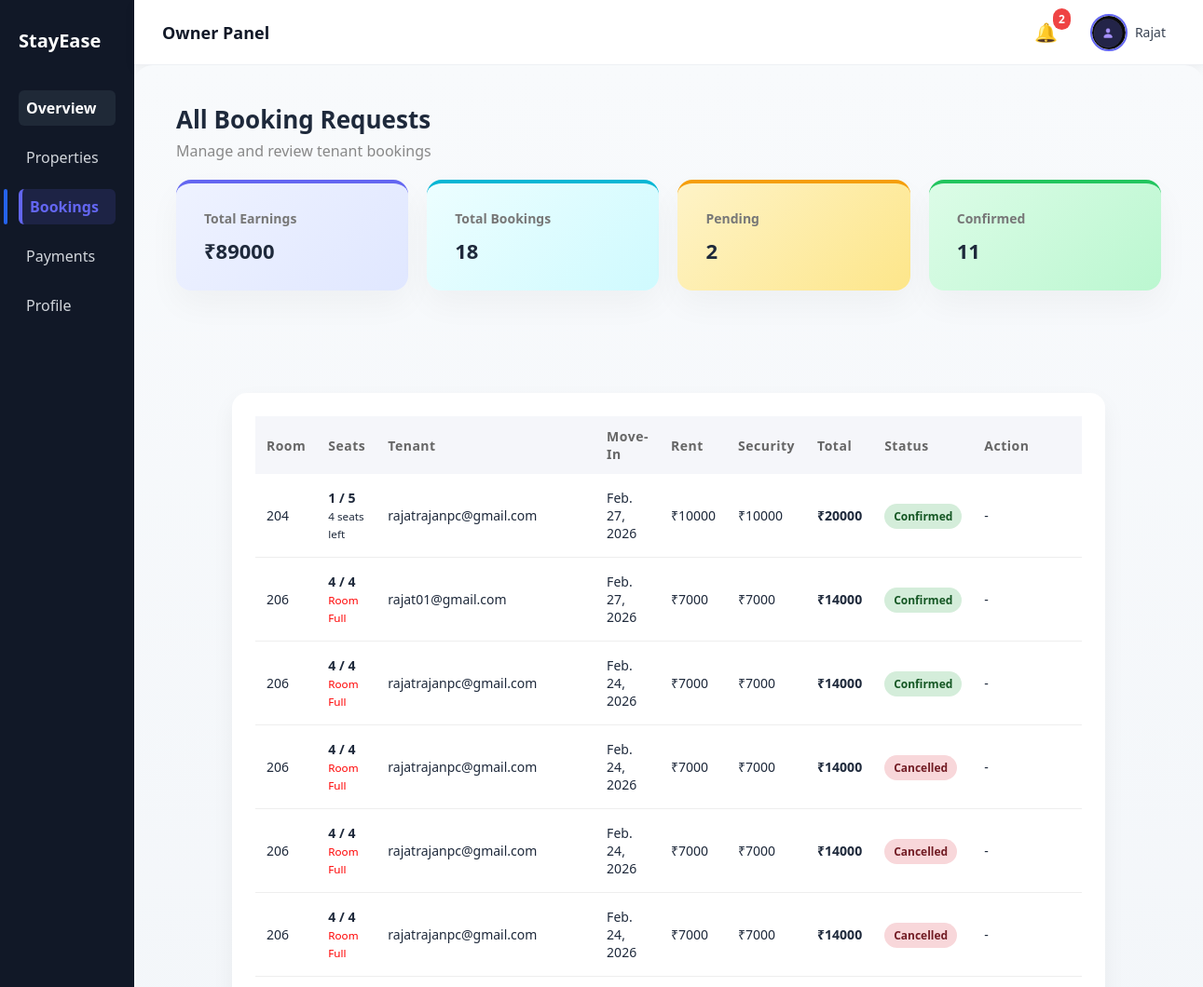
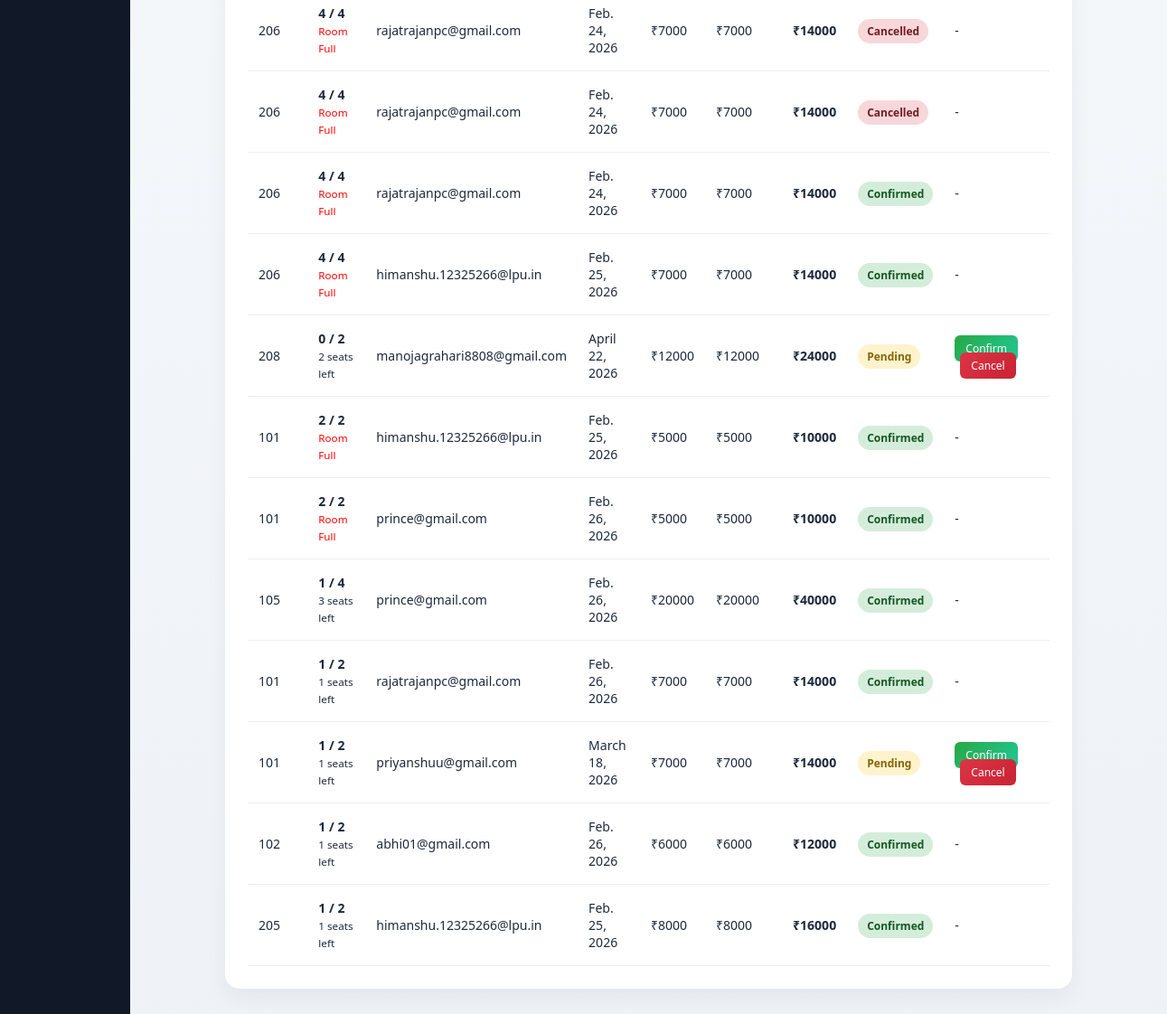
The page /bookings/ (signed in) on the database its author committed (2 pictures, top to bottom).
### accounts/models.py (models this page shows, shortened)
class UserProfile(models.Model):
    ROLE_CHOICES = [
        ('owner', 'Owner'),
        ('tenant', 'Tenant'),
    ]
    user = models.OneToOneField(User, on_delete=models.CASCADE)
    phone = models.CharField(max_length=15, blank=True, null=True)
    role = models.CharField(
        max_length=10,
        choices=ROLE_CHOICES,
        default="tenant"
    )
    profile_image = models.ImageField(upload_to="profile_pics/", blank=True)

### bookings/models.py (models this page shows, shortened)
class Booking(models.Model):
    STATUS_CHOICES = [
        ('pending', 'Pending'),
        ('confirmed', 'Confirmed'),
        ('cancelled', 'Cancelled'),
    ]
    room = models.ForeignKey(Room, on_delete=models.CASCADE, related_name="bookings")
    tenant = models.ForeignKey(User, on_delete=models.CASCADE)
    move_in_date = models.DateField()
    rent_amount = models.PositiveIntegerField()
    security_amount = models.PositiveIntegerField()
    total_amount = models.PositiveIntegerField()
    status = models.CharField(max_length=20, choices=STATUS_CHOICES, default="pending")
    created_at = models.DateTimeField(auto_now_add=True)

### properties/models.py (models this page shows, shortened)
class Room(models.Model):
    property = models.ForeignKey(
        Property,
        on_delete=models.CASCADE,
        related_name="rooms"
    )
    room_number = models.CharField(max_length=20)
    rent = models.DecimalField(max_digits=10, decimal_places=2)
    capacity = models.IntegerField()
    is_available = models.BooleanField(default=True)
    image = models.ImageField(upload_to="rooms/", blank=True, null=True)
    created_at = models.DateTimeField(auto_now_add=True)

### bookings/views.py (the view)
# urls.py: path("", views.booking_list, name="booking_list"),
@login_required
def booking_list(request):
    bookings = Booking.objects.select_related("room", "tenant") \
        .filter(room__property__owner=request.user)
    total_earnings = bookings.filter(status="confirmed") \
        .aggregate(total=Sum("rent_amount"))["total"] or 0 \
    total_bookings = bookings.count()
    pending_count = bookings.filter(status="pending").count()
    confirmed_count = bookings.filter(status="confirmed").count()
    for booking in bookings:
        confirmed = Booking.objects.filter(
            room=booking.room,
            status="confirmed"
        ).count()
        booking.room_confirmed = confirmed
        booking.room_available = booking.room.capacity - confirmed
    context = {
        "bookings": bookings,
        "total_earnings": total_earnings,
        "total_bookings": total_bookings,
        "pending_count": pending_count,
        "confirmed_count": confirmed_count,
    }
    return render(request, "bookings/booking_list.html", context)

### accounts/context_processors.py (called while the page is built)
def notification_data(request):
    if request.user.is_authenticated:
        notifications = Notification.objects.filter(
            user=request.user
        ).order_by("-created_at")[:5]
        unread_count = Notification.objects.filter(
            user=request.user,
            is_read=False
        ).count()
        return {
            "notifications": notifications,
            "unread_count": unread_count,
        }
    return {}

### templates/bookings/booking_list.html
{% extends "dashboard/base_dashboard.html" %}
{% block dashboard_content %}
<div class="page-header">
    <div>
        <h1>All Booking Requests</h1>
        <p>Manage and review tenant bookings</p>
    </div>
</div>
<div class="stats-grid">
    <div class="stat-card">
        <h4>Total Earnings</h4>
        <p>₹{{ total_earnings }}</p>
    </div>
    <div class="stat-card">
        <h4>Total Bookings</h4>
        <p>{{ total_bookings }}</p>
    </div>
    <div class="stat-card">
        <h4>Pending</h4>
        <p>{{ pending_count }}</p>
    </div>
    <div class="stat-card">
        <h4>Confirmed</h4>
        <p>{{ confirmed_count }}</p>
    </div>
</div>
<section class="dashboard-section">
    <div class="table-wrapper">
        <table class="booking-table">
            <thead>
                <tr>
                    <th>Room</th>
                    <th>Seats</th>
                    <th>Tenant</th>
                    <th>Move-In</th>
                    <th>Rent</th>
                    <th>Security</th>
                    <th>Total</th>
                    <th>Status</th>
                    <th>Action</th>
                </tr>
            </thead>
            <tbody>
                {% for booking in bookings %}
                <tr>
                    <td>{{ booking.room.room_number }}</td>
                    <td>
                        <strong>
                            {{ booking.room_confirmed }} / {{ booking.room.capacity }}
                        </strong>
                        <br>
                        <small>
                            {% if booking.room_available > 0 %}
                                {{ booking.room_available }} seats left
                            {% else %}
                                <span style="color:red;">Room Full</span>
                            {% endif %}
                        </small>
                    </td>
                    <td>{{ booking.tenant.email }}</td>
                    <td>{{ booking.move_in_date }}</td>
                    <td>₹{{ booking.rent_amount }}</td>
                    <td>₹{{ booking.security_amount }}</td>
                    <td><strong>₹{{ booking.total_amount }}</strong></td>
                    <td>
                        {% if booking.status == "pending" %}
                            <span class="badge pending">Pending</span>
                        {% elif booking.status == "confirmed" %}
                            <span class="badge confirmed">Confirmed</span>
                        {% else %}
                            <span class="badge cancelled">Cancelled</span>
                        {% endif %}
                    </td>
                    <td>
                        {% if booking.status == "pending" %}
                            <a href="{% url 'update_booking_status' booking.id 'confirmed' %}" class="btn confirm-btn">
                                Confirm
                            </a>
                            <a href="{% url 'update_booking_status' booking.id 'cancelled' %}" class="btn cancel-btn">
                                Cancel
                            </a>
                        {% else %}
                            -
                        {% endif %}
                    </td>
                </tr>
                {% empty %}
                <tr>
                    <td colspan="9" class="empty-state">
                        📭 No bookings received yet.
                    </td>
                </tr>
                {% endfor %}
            </tbody>
        </table>
    </div>
</section>
{% endblock %}

### templates/dashboard/base_dashboard.html (shortened to what this page needs)
{% load static %}
<!DOCTYPE html>
<html>
<head>
    <link rel="stylesheet" href="{% static 'css/style.css' %}">
</head>
<body>
<div class="dashboard-layout">
    <aside class="sidebar">
        <h2 class="logo">StayEase</h2>
        <nav>
        <a href="/dashboard/"
        class="{% if request.path == '/dashboard/' %}active{% endif %}">
        Overview
        </a>
        {% if request.user.userprofile.role == "owner" %}
            <a href="/properties/"
            class="{% if '/properties/' in request.path %}active{% endif %}">
            Properties
            </a>
            <a href="/bookings/"
            class="{% if '/bookings/' in request.path %}active{% endif %}">
            Bookings
            </a>
            <a href="/payments/"
            class="{% if '/payments/' in request.path %}active{% endif %}">
            Payments
            </a>
        {% endif %}
        <a href="/profile/"
        class="{% if '/profile/' in request.path or '/settings/' in request.path %}active{% endif %}">
        Profile
        </a>
    </nav>
    </aside>
    <div class="main-content">
        <div class="topbar">
            <h3>
                {% if request.user.userprofile.role == "owner" %}
                    Owner Panel
                {% else %}
                    Tenant Panel
                {% endif %}
            </h3>
            <div class="user-section">
               <div class="notification-wrapper">
                    <div class="notification-bell" onclick="toggleNotifications(event)">
                        🔔
                        {% if unread_count > 0 %}
                        <span class="notification-count">
                            {{ unread_count }}
                        </span>
                        {% endif %}
                    </div>
                </div>
               <div class="user-menu">
                    <div class="user-trigger" onclick="toggleUserMenu(event)">
                        <div class="avatar-circle">
                            {% if request.user.userprofile and request.user.userprofile.profile_image %}
                                <img src="{{ request.user.userprofile.profile_image.url }}"
                                    alt="Profile">
                            {% else %}
                                <span>
                                    {{ request.user.first_name|first|upper }}
                                </span>
                            {% endif %}
                        </div>
                        <span class="user-name">
                            {{ request.user.first_name }}
                        </span>
                    </div>
                </div>
            </div>
        </div>
        <div class="content-area">
            {% block dashboard_content %}
            {% endblock %}
        </div>
    </div>
</div>
</body>
</html>

### rows shown on the page
Booking: room.room_number "204", room_confirmed "1", room.capacity "5", room_available "4", tenant.email "rajatrajanpc@gmail.com", move_in_date "Feb. 27, 2026", rent_amount "10000", security_amount "10000", total_amount "20000", status "Confirmed"
Booking: room.room_number "206", room_confirmed "4", room.capacity "4", shows "Room Full", tenant.email "rajat01@gmail.com", move_in_date "Feb. 27, 2026", rent_amount "7000", security_amount "7000", total_amount "14000", status "Confirmed"
Booking: room.room_number "206", room_confirmed "4", room.capacity "4", shows "Room Full", tenant.email "rajatrajanpc@gmail.com", move_in_date "Feb. 24, 2026", rent_amount "7000", security_amount "7000", total_amount "14000", status "Confirmed"
Booking: room.room_number "206", room_confirmed "4", room.capacity "4", shows "Room Full", tenant.email "rajatrajanpc@gmail.com", move_in_date "Feb. 24, 2026", rent_amount "7000", security_amount "7000", total_amount "14000", status "Cancelled"
Booking: room.room_number "206", room_confirmed "4", room.capacity "4", shows "Room Full", tenant.email "rajatrajanpc@gmail.com", move_in_date "Feb. 24, 2026", rent_amount "7000", security_amount "7000", total_amount "14000", status "Cancelled"
Booking: room.room_number "206", room_confirmed "4", room.capacity "4", shows "Room Full", tenant.email "rajatrajanpc@gmail.com", move_in_date "Feb. 24, 2026", rent_amount "7000", security_amount "7000", total_amount "14000", status "Cancelled"
Booking: room.room_number "206", room_confirmed "4", room.capacity "4", shows "Room Full", tenant.email "rajatrajanpc@gmail.com", move_in_date "Feb. 24, 2026", rent_amount "7000", security_amount "7000", total_amount "14000", status "Cancelled"
Booking: room.room_number "206", room_confirmed "4", room.capacity "4", shows "Room Full", tenant.email "rajatrajanpc@gmail.com", move_in_date "Feb. 24, 2026", rent_amount "7000", security_amount "7000", total_amount "14000", status "Cancelled"
Booking: room.room_number "206", room_confirmed "4", room.capacity "4", shows "Room Full", tenant.email "rajatrajanpc@gmail.com", move_in_date "Feb. 24, 2026", rent_amount "7000", security_amount "7000", total_amount "14000", status "Confirmed"
Booking: room.room_number "206", room_confirmed "4", room.capacity "4", shows "Room Full", tenant.email "himanshu.12325266@lpu.in", move_in_date "Feb. 25, 2026", rent_amount "7000", security_amount "7000", total_amount "14000", status "Confirmed"
Booking: room.room_number "208", room_confirmed "0", room.capacity "2", room_available "2", tenant.email "manojagrahari8808@gmail.com", move_in_date "April 22, 2026", rent_amount "12000", security_amount "12000", total_amount "24000", status "Pending"
Booking: room.room_number "101", room_confirmed "2", room.capacity "2", shows "Room Full", tenant.email "himanshu.12325266@lpu.in", move_in_date "Feb. 25, 2026", rent_amount "5000", security_amount "5000", total_amount "10000", status "Confirmed"
Booking: room.room_number "101", room_confirmed "2", room.capacity "2", shows "Room Full", tenant.email "prince@gmail.com", move_in_date "Feb. 26, 2026", rent_amount "5000", security_amount "5000", total_amount "10000", status "Confirmed"
Booking: room.room_number "105", room_confirmed "1", room.capacity "4", room_available "3", tenant.email "prince@gmail.com", move_in_date "Feb. 26, 2026", rent_amount "20000", security_amount "20000", total_amount "40000", status "Confirmed"
Booking: room.room_number "101", room_confirmed "1", room.capacity "2", room_available "1", tenant.email "rajatrajanpc@gmail.com", move_in_date "Feb. 26, 2026", rent_amount "7000", security_amount "7000", total_amount "14000", status "Confirmed"
Booking: room.room_number "101", room_confirmed "1", room.capacity "2", room_available "1", tenant.email "priyanshuu@gmail.com", move_in_date "March 18, 2026", rent_amount "7000", security_amount "7000", total_amount "14000", status "Pending"
Booking: room.room_number "102", room_confirmed "1", room.capacity "2", room_available "1", tenant.email "abhi01@gmail.com", move_in_date "Feb. 26, 2026", rent_amount "6000", security_amount "6000", total_amount "12000", status "Confirmed"
Booking: room.room_number "205", room_confirmed "1", room.capacity "2", room_available "1", tenant.email "himanshu.12325266@lpu.in", move_in_date "Feb. 25, 2026", rent_amount "8000", security_amount "8000", total_amount "16000", status "Confirmed"

### other values the page prints
{{ unread_count }} "2"
{{ request.user.first_name }} "Rajat"
{{ total_earnings }} "89000"
{{ total_bookings }} "18"
{{ pending_count }} "2"
{{ confirmed_count }} "11"
